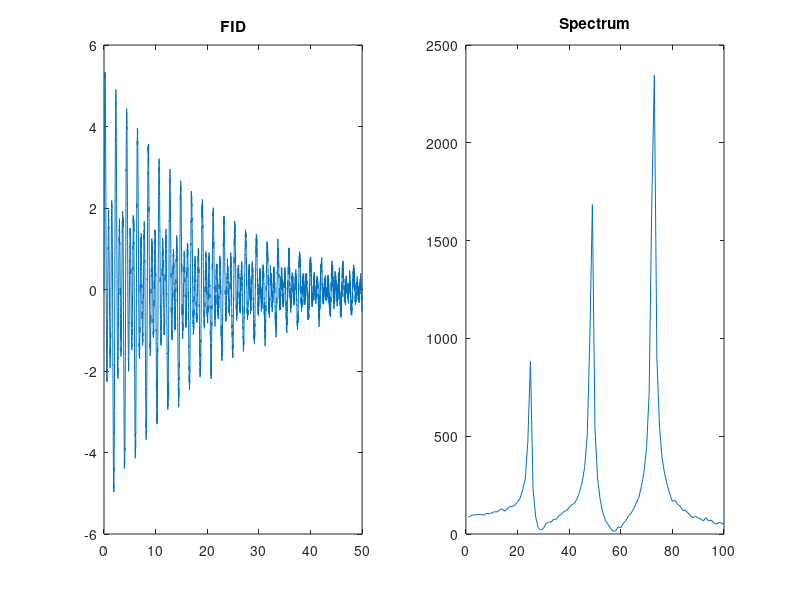

Write MATLAB code to recreate this figure.
%% This is a demo code for the MRI part of the course BME2103
% To demonstrate the Fourier transform between free induction decay (FID) and NMR spectrum.
% Note: The data is simulated data not real NMR data.
% Author: Dr. Jianpan Huang, Email: jianpanhuang@outlook.com, 20230214
clear all, close all, clc;

%% Set parameters
w1 = 3; % frequency of a group 1
w2 = 6; % frequency of a group 2
w3 = 9; % frequency of a group 3
t = 0:0.01:50; % time, in ms
t2 = 20; % T2 relaxation, in ms

%% Simulate FID signal
fid1 = 1*sin(w1*t).*exp(-t/t2);
fid2 = 2*sin(w2*t).*exp(-t/t2);
fid3 = 3*sin(w3*t).*exp(-t/t2);
fid = fid1 + fid2 + fid3 + 0.1*randn(size(t)); % sum of signal with noise

%% Fourier transform of FID
spec = fftshift(fft(fid));

%% Visualize the results
figure, 
subplot(1,2,1), plot(t, fid);
title("FID");
subplot(1,2,2), plot(abs(spec(round(length(fid)/2):length(fid)/2+100)));
title("Spectrum");
